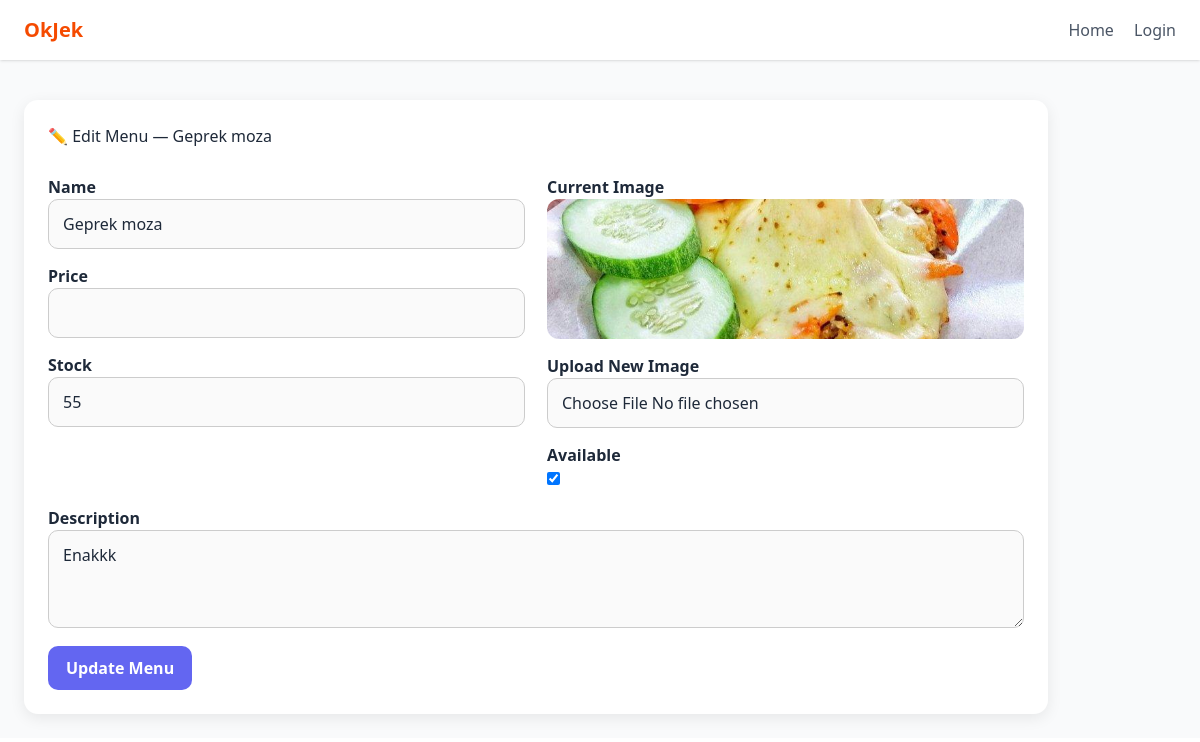
The page /restaurants/2/menus/4/edit/ (signed in) on the database its author committed.
### restaurants/models.py (models this page shows, shortened)
class MenuItem(models.Model):
    restaurant = models.ForeignKey(
        Restaurant,
        on_delete=models.CASCADE,
        related_name="menu_items"
    )
    name = models.CharField(max_length=255)
    price = models.DecimalField(max_digits=10, decimal_places=2)
    description = models.TextField(blank=True)
    is_available = models.BooleanField(default=True)
    created_at = models.DateTimeField(auto_now_add=True)
    stock = models.IntegerField(default=0)
    image = models.ImageField(upload_to="menu_images/", blank=True, null=True)

### restaurants/views.py (the view, shortened to what this page needs)
# urls.py: path('<int:resto_id>/menus/<int:id>/edit/', views.menu_edit, name='menu_edit'),
@role_required(['restaurant'])
def menu_edit(request, resto_id, id):
    resto = get_object_or_404(Restaurant, id=resto_id, owner=request.user)
    menu = get_object_or_404(MenuItem, id=id, restaurant=resto)
    return render(request, 'restaurants/menu_edit.html', {
        'resto': resto,
        'menu': menu,
    })

### templates/restaurants/menu_edit.html (shortened to what this page needs)
{% extends "base.html" %}
{% block content %}
<div class="container mt-4">
    <div class="card-modern">
        <h3 class="mb-3">✏ Edit Menu — {{ menu.name }}</h3>
        <form method="POST" enctype="multipart/form-data">
            <div class="two-col">
                <div>
                    <label class="label-modern">Name</label>
                    <input type="text" class="input-modern" name="name" value="{{ menu.name }}">
                    <label class="label-modern">Price</label>
                    <input type="number" step="0.01" class="input-modern" name="price" value="{{ menu.price }}">
                    <label class="label-modern">Stock</label>
                    <input type="number" min="0" class="input-modern" name="stock" value="{{ menu.stock }}">
                </div>
                <div>
                    <label class="label-modern">Current Image</label>
                    {% if menu.image %}
                        <img src="{{ menu.image.url }}" class="menu-image mb-2">
                    {% else %}
                        <p class="text-muted">No image uploaded</p>
                    {% endif %}
                    <label class="label-modern">Upload New Image</label>
                    <input type="file" class="input-modern" name="image">
                    <label class="label-modern mt-3">Available</label>
                    <input type="checkbox" name="is_available" {% if menu.is_available %}checked{% endif %}>
                </div>
            </div>
            <label class="label-modern">Description</label>
            <textarea class="input-modern" name="description" rows="3">{{ menu.description }}</textarea>
            <button class="btn-purple mt-3">Update Menu</button>
        </form>
    </div>
</div>
{% endblock %}

### templates/restaurants/menu_edit.html (style rules this page uses)
.card-modern { background: #fff; border-radius: 14px; padding: 24px; box-shadow: 0 4px 15px rgba(0,0,0,0.08); transition: 0.3s ease; }
.input-modern { width: 100%; padding: 12px 14px; border-radius: 10px; border: 1px solid #ccc; transition: 0.2s ease; background: #fafafa; }
.label-modern { font-weight: 600; margin-top: 15px; display: block; }
.btn-purple { background: #6366f1; border: none; color: white; padding: 10px 18px; border-radius: 10px; font-weight: 600; transition: 0.2s ease; }
.two-col { display: grid; grid-template-columns: 1fr 1fr; gap: 22px; }
.menu-image { width: 100%; border-radius: 12px; height: 140px; object-fit: cover; }

### rows shown on the page
MenuItem: name "Geprek moza", stock "55", image (picture), is_available "☑", description "Enakkk"
